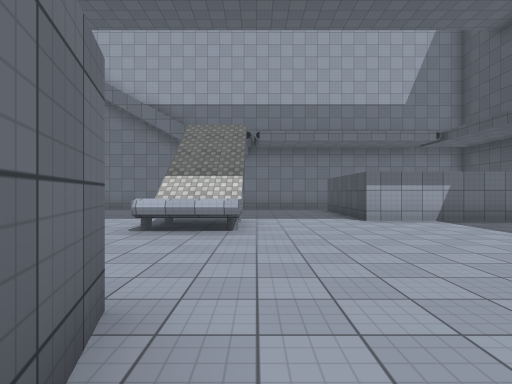
View 1 (above)

20 first-person views from a walk through a 3-D level made in the Unity game engine. The camera is 1.4 m above the floor, looks level and sees 80° across. The floor is counted in squares, 2 m on a side. Each view is taken from the middle of a square. On the plan, view 1 faces up. The plan holds only what a view shows up to about 10 squares ahead; the rest is blank. The place goes on beyond the plan. The player is left out. Surface patterns are stand-ins for the level's own textures.

View 2
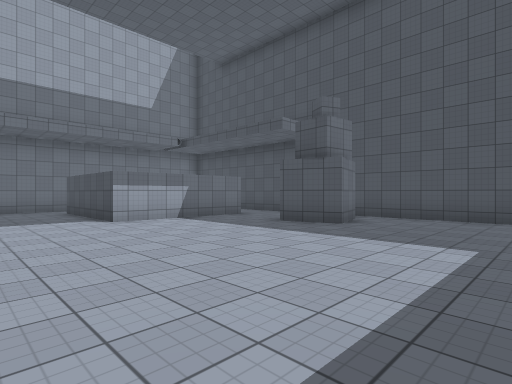

View 3
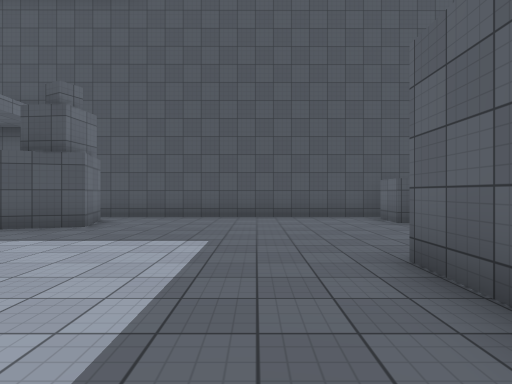

View 4
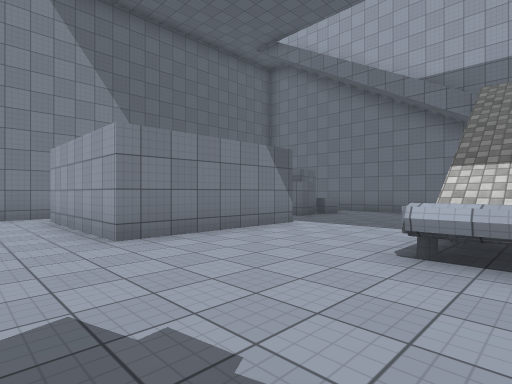

View 5
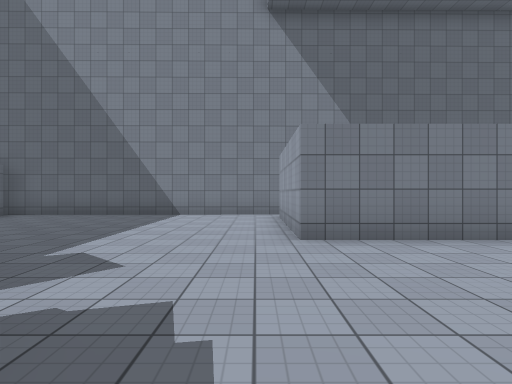

View 6
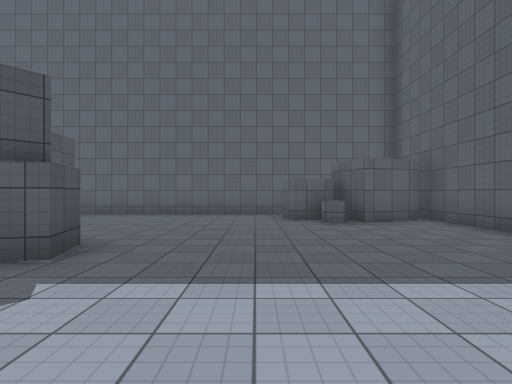

View 7
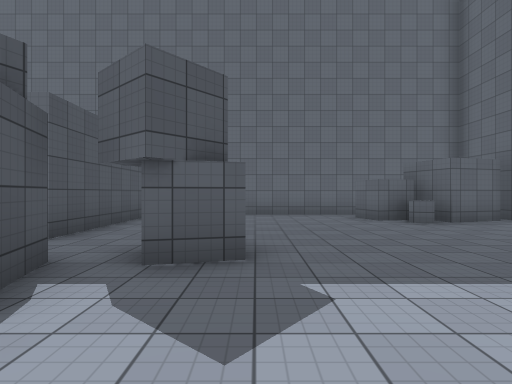

View 8
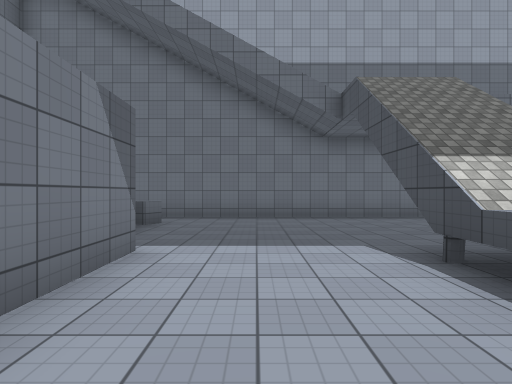

View 9
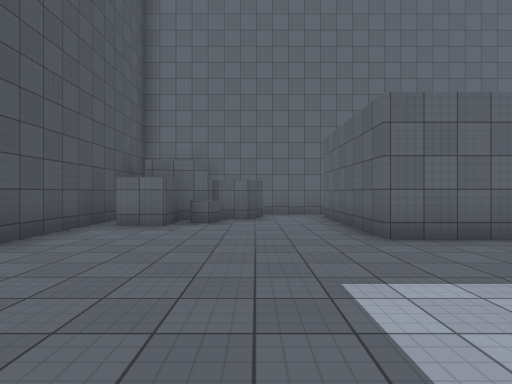

View 10
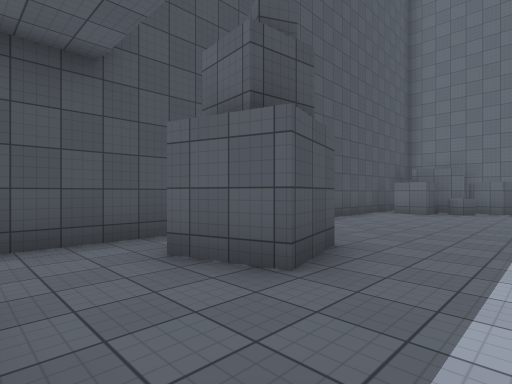

View 11
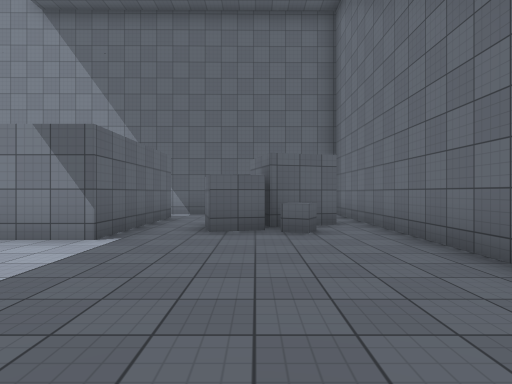

View 12
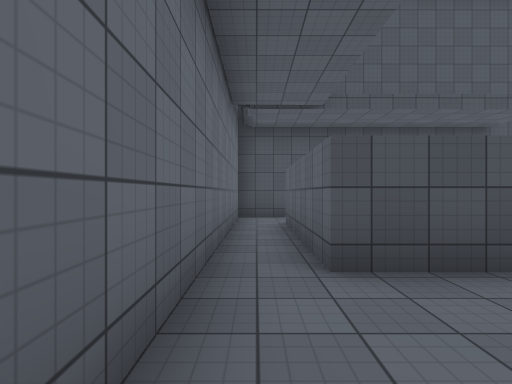

View 13
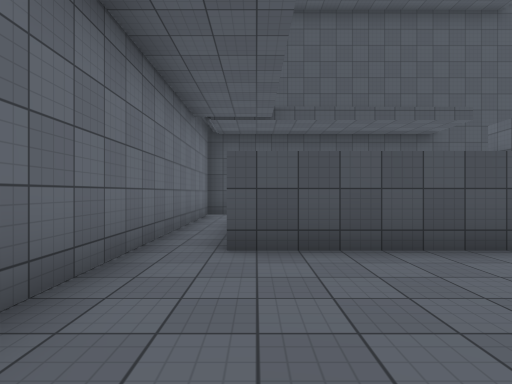

View 14
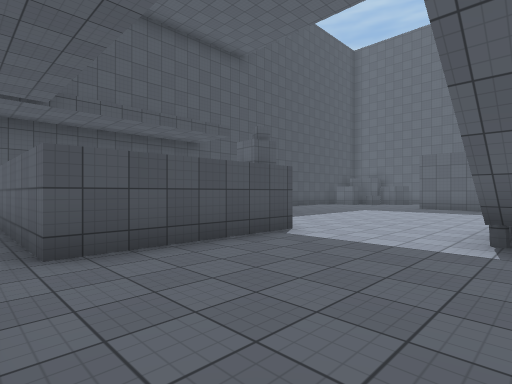

View 15
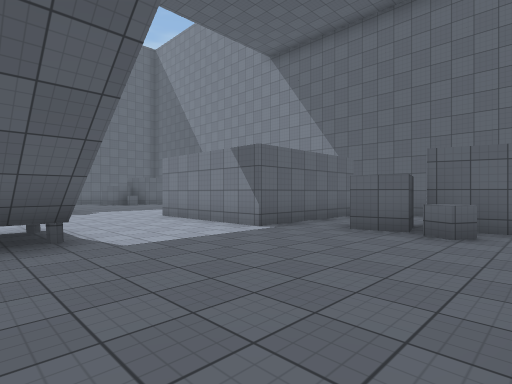

View 16
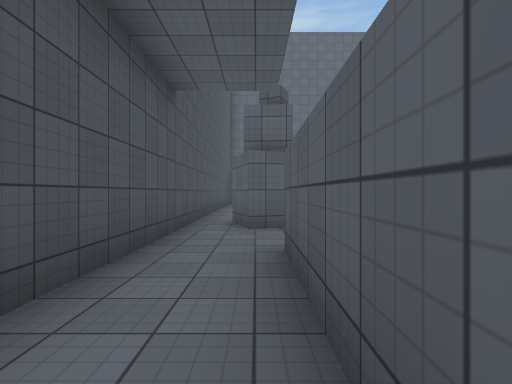

View 17
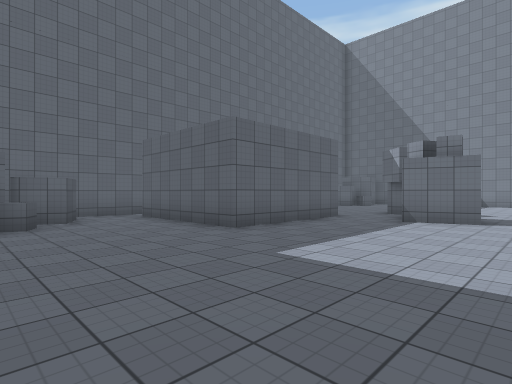

View 18
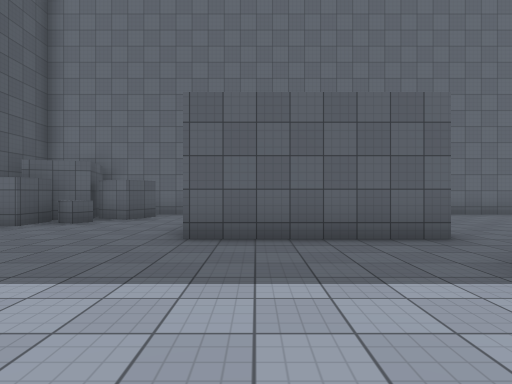

View 19
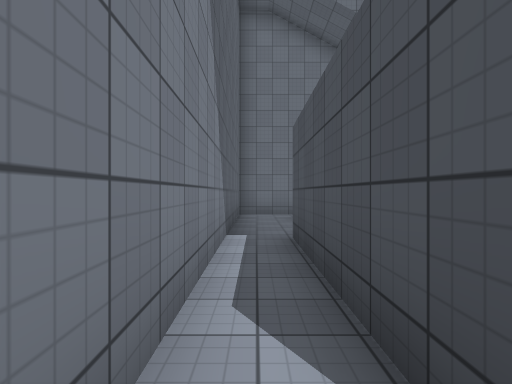

View 20
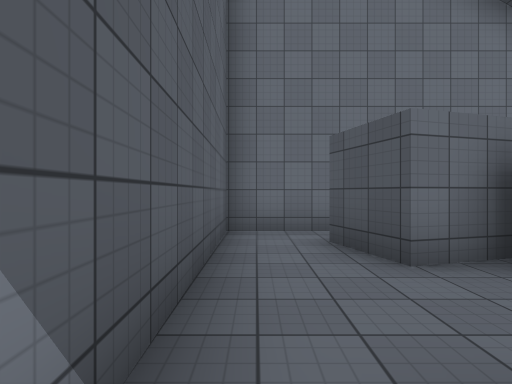

### Floor plan
Points are (right, up) in squares from view 1. A wall is a line through its corners. A room is listed if a view was taken in it or the views show most of it. See-through windows are left out.
Room 1 (views 1, 2, 3, 4, 5, 6, 7, 8, 9, 10, 11, 12, 13, 14, 15, 17, 18, 19)
walls: (-0.9, 1.9) (-0.5, 0.3); (-1.9, -0.1) (-2.2, 0.8); (-2.8, -0.4) (-2.7, -0.9); (-0.3, 5.2) (-2.3, 5.2); (-3.6, -1.2) (-3.9, -0.1) (-2.9, 0.1); (-2.2, 6.1) (-2.2, 8); (-0.9, -5.2) (-0.9, -1.6) (3.1, -1.6) (3.1, -5.6); (-6.4, 7.7) (-5.4, 7.7) (-5.4, 3.6) (-9.4, 3.6); (5.5, 7.3) (2.7, 7.3) (2.7, 11.3) (6.6, 11.3); (7.5, 3.8) (6.1, 3.4) (5.7, 4.9); (2.6, -6.5) (6.5, -6.5); (-10.4, 3.5) (-10.3, -5.2); (4.8, -5.6) (5.2, -4.6) (6.1, -5); (-8, -4.6) (-7, -4.3) (-6.7, -5.4); (-6.5, 10.2) (-6.3, 9.2); (6.8, -4.3) (6.8, -3.2) (7.9, -3.2); (-7.1, -6.5) (-0.5, -6.5); (6.5, -5.7) (6.2, -4.8) (7.2, -4.5); (-9.9, -4.4) (-8.5, -4) (-8.1, -5.3); (8.5, -4.7) (8.4, 3.4); (-7.5, 11.8) (-7.1, 10.3); (6.4, 12.5) (-6.5, 12.5)
low walls: (5.8, -4.2) (6, -3.7) (6.5, -4); (-8.2, -4.3) (-8, -3.8) (-7.5, -4); (-6.7, 11.2) (-6.1, 10.9) (-6.4, 10.3)
ways out: opening at (6, 6.5) to room 2; opening at (7, 12) to room 2; opening at (8, 4.5) to room 2; opening at (-10, 4) to room 3; opening at (-7.5, 12) to room 3; opening at (-7, 8) to room 3
Room 2 (view 16)
walls: (6.7, 10.6) (6.7, 7.3) (5.5, 7.3); (5.7, 4.9) (7.1, 5.3) (7.5, 3.8); (8.4, 11.2) (8.4, 12.5) (6.4, 12.5); (8.4, 3.4) (8.4, 9.3)
ways out: opening at (6, 6.5) to room 1; opening at (7, 12) to room 1; opening at (8, 4.5) to room 1
Room 3 (view 20)
walls: (-7.5, 9.9) (-6.5, 10.2); (-7.1, 10.3) (-8.5, 9.9) (-9, 11.4); (-6.3, 9.2) (-7.3, 9); (-6.5, 12.5) (-10.5, 12.5) (-10.4, 3.5); (-9.4, 3.6) (-9.4, 7.7) (-6.4, 7.7)
ways out: opening at (-10, 4) to room 1; opening at (-7.5, 12) to room 1; opening at (-7, 8) to room 1

Positions as (right, up) in squares from view 1, and headings:
1: (0, 0), facing up
2: (0, 0), facing up-right
3: (0, 0), facing right
4: (-1, 2), facing up-left
5: (-1, 3), facing left
6: (-6, 3), facing down
7: (-4, 3), facing down
8: (-4, 4), facing up
9: (5, 3), facing down
10: (4, 7), facing down-right
11: (-1, 10), facing left
12: (0, 12), facing right
13: (-1, 11), facing right
14: (-1, 12), facing down-right
15: (-1, 12), facing down-left
16: (7, 11), facing down
17: (7, 3), facing down-left
18: (2, 3), facing down
19: (-10, 3), facing up
20: (-10, 7), facing up
